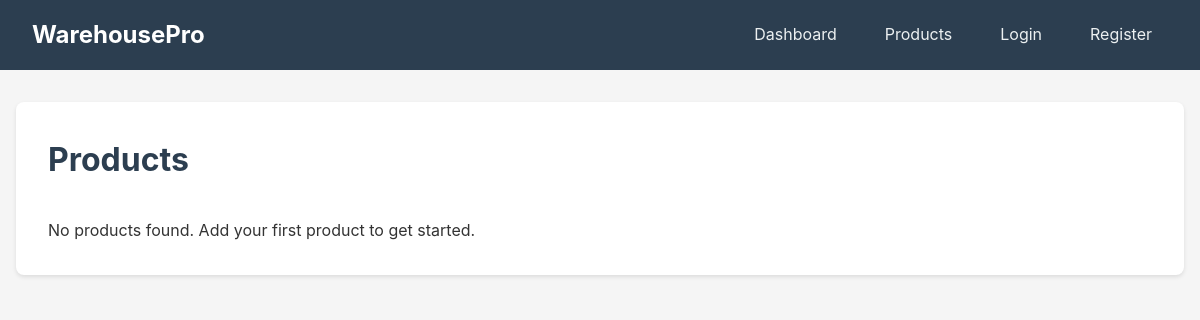
Page /inventory/products/ on the earlier database version.
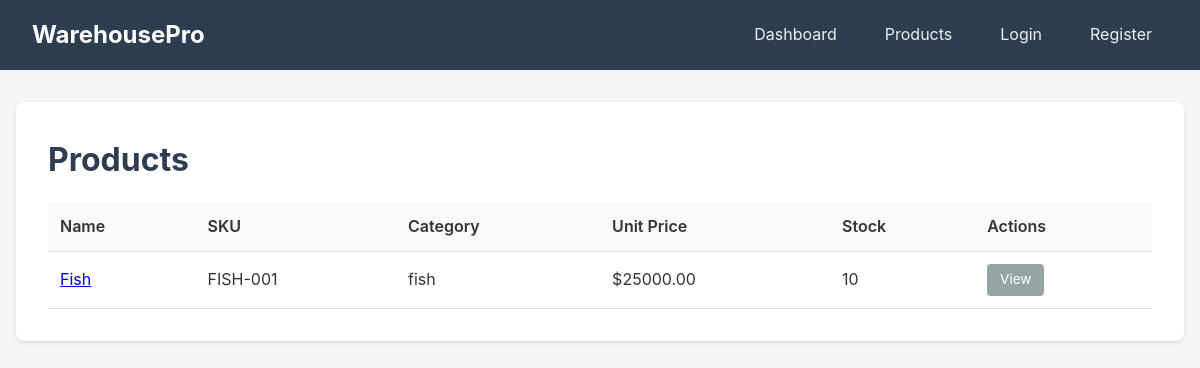
Same page on the later database version.
### inventory/models.py (models this page shows, shortened)
class TimeStampedModel(models.Model):
    created_at = models.DateTimeField(auto_now_add=True)
    updated_at = models.DateTimeField(auto_now=True)
    class Meta:
        abstract = True

class Product(TimeStampedModel):
    name = models.CharField(max_length=200)
    sku = models.CharField(max_length=60, unique=True)
    unit_price = models.DecimalField(max_digits=12, decimal_places=2, default=0)
    reorder_level = models.PositiveIntegerField(default=0)
    category = models.ForeignKey(Category, on_delete=models.PROTECT, related_name="products")
    suppliers = models.ManyToManyField(Supplier, related_name="products", blank=True)
    image = models.ImageField(upload_to="products/", blank=True, null=True)
    def current_stock(self) -> int:
        agg = self.movements.aggregate(
            total_in=Sum("quantity", filter=Q(movement_type="IN")),
            total_out=Sum("quantity", filter=Q(movement_type="OUT")),
        )
        total_in = agg.get("total_in") or 0
        total_out = agg.get("total_out") or 0
        return total_in - total_out

class Category(TimeStampedModel):
    name = models.CharField(max_length=120, unique=True)

### inventory/views.py (the view)
# urls.py: path("products/", views.product_list, name="product_list"),
def product_list(request):
    products = Product.objects.select_related("category").all().order_by("name")
    product_data = []
    for p in products:
        product_data.append({"product": p, "stock": p.current_stock()})
    return render(request, "inventory/product_list.html", {"product_data": product_data})

### inventory/templates/inventory/product_list.html (shortened to what this page needs)
{% extends "base.html" %}
{% block content %}
<div class="card">
    <div style="display: flex; justify-content: space-between; align-items: center;">
        <h1>Products</h1>
    </div>
    {% if product_data %}
        <table>
            <thead>
                <tr>
                    <th>Name</th>
                    <th>SKU</th>
                    <th>Category</th>
                    <th>Unit Price</th>
                    <th>Stock</th>
                    <th>Actions</th>
                </tr>
            </thead>
            <tbody>
                {% for item in product_data %}
                    <tr>
                        <td><a href="{% url 'inventory:product_detail' item.product.pk %}">{{ item.product.name }}</a></td>
                        <td>{{ item.product.sku }}</td>
                        <td>{{ item.product.category.name }}</td>
                        <td>${{ item.product.unit_price }}</td>
                        <td>{{ item.stock }}</td>
                        <td>
                            <a href="{% url 'inventory:product_detail' item.product.pk %}" class="btn btn-secondary" style="padding: 0.3rem 0.8rem; font-size: 0.85rem;">View</a>
                        </td>
                    </tr>
                {% endfor %}
            </tbody>
        </table>
    {% else %}
        <p class="mt-1">No products found. Add your first product to get started.</p>
    {% endif %}
</div>
{% endblock %}

Differences in the rows shown:
added Product: product.name "Fish", product.sku "FISH-001", product.category.name "fish", product.unit_price "25000.00", stock "10"
Other differences:
text no longer shown: "No products found. Add your first product to get started."
text now shown: "Name SKU Category Unit Price Stock Actions"
